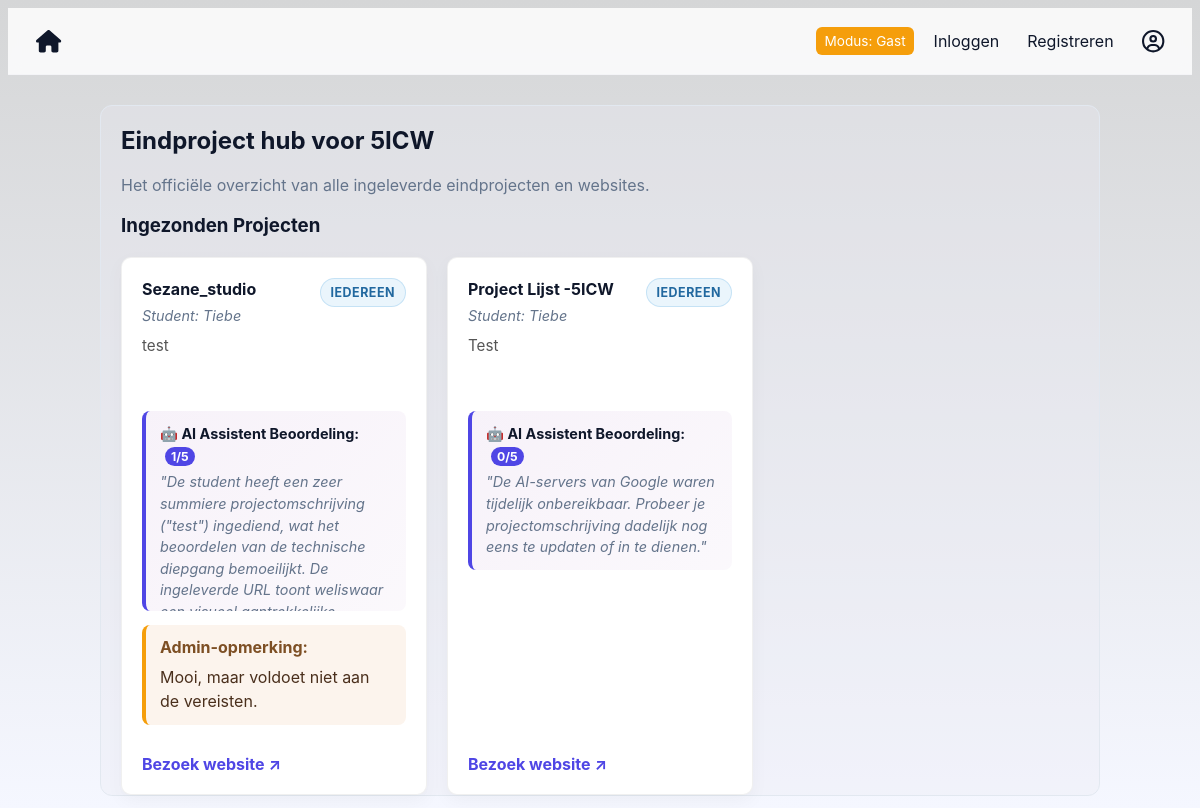
Before: / with the older database file.
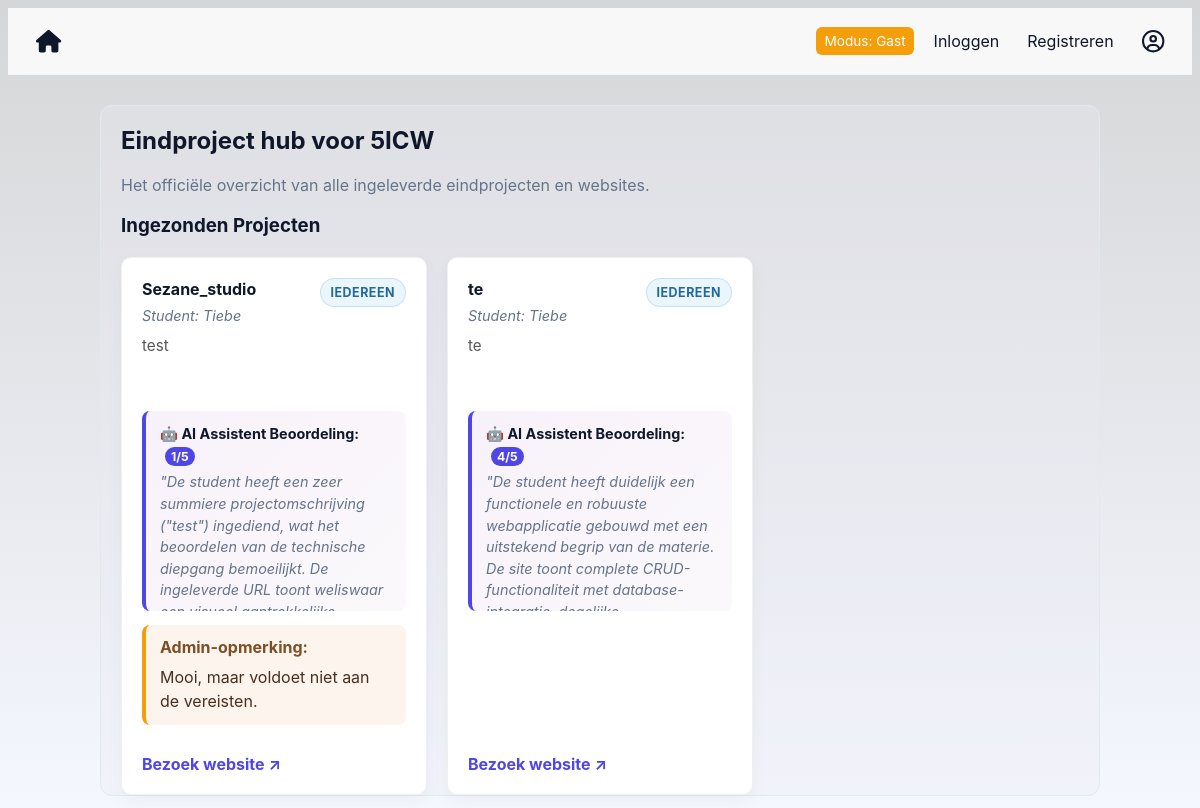
After: the same page with the newer database file.
### tables this page shows
CREATE TABLE projects (
            id INTEGER PRIMARY KEY AUTOINCREMENT,
            title TEXT NOT NULL,
            description TEXT NOT NULL,
            link TEXT,
            user_id INTEGER NOT NULL, admin_comment TEXT, visibility TEXT DEFAULT 'public', ai_score INTEGER, ai_feedback TEXT, -- HIERMEE KOPPELEN WE HET PROJECT AAN EEN GEBRUIKER
            FOREIGN KEY (user_id) REFERENCES users (id) ON DELETE CASCADE
        );

CREATE TABLE users (
            id INTEGER PRIMARY KEY AUTOINCREMENT,
            name TEXT NOT NULL,
            email TEXT UNIQUE NOT NULL,
            password_hash TEXT NOT NULL,
            verified INTEGER DEFAULT 0,
            role TEXT DEFAULT 'user'  -- HIERMEE HOUDEN WE DE ROL BIJ
        );

### app.py (the view, shortened to what this page needs)
@app.route('/')
def index():
    conn = get_db_connection()
    db = conn.cursor()
    if session.get('user_role') == 'admin':
        projecten = db.execute('''
            SELECT projects.*, users.name AS creator_name
            FROM projects
            JOIN users ON projects.user_id = users.id
        ''').fetchall()
    else:
        projecten = db.execute('''
            SELECT projects.*, users.name AS creator_name
            FROM projects
            JOIN users ON projects.user_id = users.id
            WHERE COALESCE(visibility, 'public') = 'public'
        ''').fetchall()
    conn.close()
    if 'user_name' in session:
        current_user = session['user_name']
        is_guest = False
    else:
        current_user = "Gast"
        is_guest = True
    return render_template('index.html', username=current_user, is_guest=is_guest, projecten=projecten)

### app.py (called while the page is built)
def get_db_connection():
    conn = sqlite3.connect('registrants.db')
    conn.row_factory = sqlite3.Row
    return conn

@app.context_processor
def inject_theme():
    theme = session.get('theme', 'light')
    if theme not in ['light', 'dark', 'ocean', 'dark-neon', 'soft-nature', 'sunset', 'frosted-ice', 'retro-gaming', 'coffee', 'cyberpunk']:
        theme = 'light'
    return {'theme_class': theme}

### templates/index.html (shortened to what this page needs)
{% extends "layout.html" %}
{% block content %}
    <h2>Eindproject hub voor 5ICW</h2>
    <p class="muted">Het officiële overzicht van alle ingeleverde eindprojecten en websites.</p>
    <h3>Ingezonden Projecten</h3>
    {% if projecten %}
        <div class="projects-grid">
            {% for project in projecten %}
            <div class="project-card">
                    <div>
                        <div class="project-card-header">
                            <h4>{{ project['title'] }}</h4>
                            <span class="project-visibility-pill {{ 'visibility-admin' if (project['visibility'] or 'public') == 'admin' else 'visibility-public' }}">
                                {% if (project['visibility'] or 'public') == 'admin' %}Alleen admin{% else %}Iedereen{% endif %}
                            </span>
                        </div>
                        <p class="project-meta">Student: {{ project['creator_name'] }}</p>
                        <p class="project-desc">{{ project['description'] }}</p>
                        <div class="Ai-feedback">
                            <strong style="color: var(--text);">🤖 AI Assistent Beoordeling:</strong>
                            <span style="background: var(--primary); color: white; padding: 2px 6px; border-radius: 10px; font-size: 0.85em; font-weight: bold; margin-left: 5px;">
                                {{ project['ai_score'] }}/5
                            </span>
                            <p style="margin: 5px 0 0 0; font-style: italic; color: var(--muted);">
                                    "{{ project['ai_feedback'] }}"
                            </p>
                        </div>
                        {% if project['admin_comment'] %}
                            <div class="project-admin-comment">
                                <strong>Admin-opmerking:</strong>
                                <p>{{ project['admin_comment'] }}</p>
                            </div>
                        {% endif %}
                    </div>
                    <div class="project-actions">
                        {% if project['link'] %}
                            <a href="{{ project['link'] }}" target="_blank" class="link-primary">Bezoek website ↗</a>
                        {% else %}
                            <span class="muted small italic">Geen link beschikbaar</span>
                        {% endif %}
                    </div>
                </div>
            {% endfor %}
        </div>
    {% else %}
        <p class="muted italic">Er zijn momenteel nog geen eindprojecten ingeleverd door de leerlingen.</p>
    {% endif %}
{% endblock %}

### templates/layout.html (shortened to what this page needs)
<!DOCTYPE html>
<html lang="nl">
<head>
    <link rel="stylesheet" href="{{ url_for('static', filename='style.css') }}">
    <link rel="stylesheet" href="https://cdnjs.cloudflare.com/ajax/libs/font-awesome/6.4.0/css/all.min.css">
</head>
<body class="{{ theme_class }}">
    <header>
        <nav>
            <div class="nav-links">
                <a href="{{ url_for('index') }}" class="icon-link" title="Home page">
                    <i class="fas fa-home"></i>
                </a>
            </div>
            <div class="nav-links">
                {% if session.user_id %}
                    <a href="{{ url_for('upload_project') }}" class="btn btn-success">
                        <span class="show-on-mobile"><i class="fa-solid fa-upload"></i></span>
                        <span class="show-on-desktop">Project Uploaden</span>
                    </a>
                    {% if session.user_role == 'admin' %}
                        <a href="/admin/dashboard" class="btn btn-accent">Admin Paneel</a>
                    {% endif %}
                    <a href="{{ url_for('logout') }}" class="btn btn-primary">Uitloggen</a>
                {% else %}
                    <span class="badge-guest">Modus: Gast</span>
                    <a href="{{ url_for('login') }}" class="nav-link">Inloggen</a>
                    <a href="{{ url_for('register') }}" class="nav-link">Registreren</a>
                {% endif %}
                <a href="/profile" class="icon-link" title="Profiel van {{ session.user_name }}">
                    <i class="fa-regular fa-circle-user"></i>
                </a>
            </div>
        </nav>
    </header>
    <main class="container">
        {% block content %}
        {% endblock %}
    </main>
</body>
</html>

### static/style.css (style rules this page uses)
:root { --bg: #f5f7ff; --bg-gradient: #d5d6d7; --card: #ffffff; --muted: #64748b; --primary: #4f46e5; --primary-light: #818cf8; --accent: #f59e0b; --success: #10b981; --danger: #ef4444; --text: #0f172a; --border: #e2e8f0; --glass: rgba(234, 234, 244, 0.34); }
* { box-sizing: border-box }
html,body { height:100% }
body { font-family: Inter, system-ui, -apple-system, 'Segoe UI', Roboto, 'Helvetica Neue', Arial; background: linear-gradient(180deg, var(--bg-gradient) 0%, var(--bg) 100%); background-attachment: fixed; color:var(--text); min-height:100%; -webkit-font-smoothing:antialiased; }
.container { background:var(--glass); border:1px solid var(--border); border-radius:12px; max-width:1000px; margin:30px auto; padding:0 20px; }
header nav { display:flex; justify-content:space-between; align-items:center; gap:16px; padding:16px 20px; background:rgba(255,255,255,0.82); backdrop-filter: blur(6px); border-bottom:1px solid var(--glass); }
.Ai-feedback { max-height: 200px; overflow-y: auto; padding: 12px 14px; background: linear-gradient(135deg, rgba(155, 89, 182, 0.08) 0%, rgba(155, 89, 182, 0.04) 100%); border-left: 4px solid var(--primary); border-radius: 8px; margin-top: 15px; font-size: 0.9em; line-height: 1.5; scroll-behavior: smooth; }
.icon-link { font-size: 1.4rem; color: var(--text); text-decoration: none; display: inline-flex; align-items: center; transition: color 0.2s ease; }
.nav-links { display:flex;align-items:center;gap:12px }
.nav-links a { color:var(--text);text-decoration:none;padding:6px 8px;border-radius:6px }
.badge-guest { background:var(--accent);color:white;padding:6px 8px;border-radius:6px;font-size:0.85rem }
.project-card-header { display:flex;align-items:center;justify-content:space-between;gap:10px;flex-wrap:wrap }
.project-visibility-pill { font-size:0.78rem;padding:6px 10px;border-radius:999px;font-weight:700;text-transform:uppercase;letter-spacing:.04em }
.visibility-public { background:rgba(52,152,219,0.1);color:#21689f;border:1px solid rgba(52,152,219,0.2) }
.projects-grid { display:grid;grid-template-columns:repeat(auto-fill,minmax(280px,1fr));gap:20px;margin-top:20px }
.project-card { border:1px solid rgba(0,0,0,0.06);padding:20px;border-radius:10px;background:var(--card);box-shadow:0 6px 18px rgba(15,20,25,0.04);display:flex;flex-direction:column;justify-content:space-between }
.project-card h4 { margin:0 0 6px 0;color:var(--text) }
.project-meta { margin:0 0 12px 0;font-size:0.9rem;color:var(--muted);font-style:italic }
.muted { color:var(--muted) }
.link-primary { color:var(--primary);text-decoration:none;font-weight:700 }
.project-desc { font-size:0.95rem;color:#555;min-height:60px;margin-top:0 }
.project-actions { display:flex;justify-content:space-between;align-items:center;margin-top:15px }
.project-admin-comment { background:rgba(211,115,26,0.08);border-left:4px solid var(--accent);padding:12px 14px;margin:14px 0;border-radius:8px;color:#7d4f24 }
.project-admin-comment p { margin:8px 0 0 0;color:#4a2f1c;line-height:1.5 }

Changed rows visible on the page:
removed projects: title "Project Lijst -5ICW", visibility "IEDEREEN", creator_name "Tiebe", description "Test", ai_score "0", ai_feedback "De AI-servers van Google waren tijdelijk onbereikbaar. Probeer je projectomschrijving dadelijk nog eens te updaten of in te dienen."
added projects: title "te", visibility "IEDEREEN", creator_name "Tiebe", description "te", ai_score "4", ai_feedback "De student heeft duidelijk een functionele en robuuste webapplicatie gebouwd met een uitstekend begrip van de materie. De site toont complete CRUD-functionaliteit met…"
